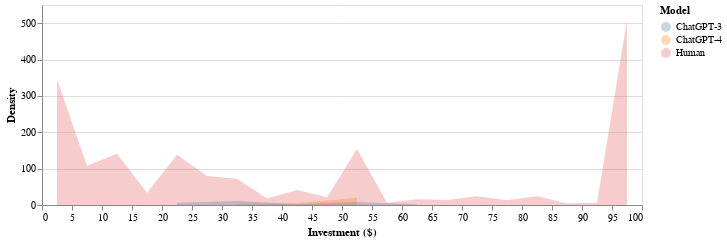

Here is the notebook cell this chart was saved with:
### Markdown cell above
### Trust Game

### Code cell
game_files = [file.split('.')[0] for file in os.listdir('data') if file.endswith('.csv')]
selected_game = 'trust_investment'  # Example, you can change this to any game file you have
binrange = (0, 100)
moves_1 = []
moves_2 = defaultdict(list)

# Load data for the selected game (5000 lines only)
df = load_data(selected_game, nrows=5000)

for _, record in df.iterrows():
    if int(record['Round']) > 1: continue

    if record['Role'] != 'first': continue
    if int(record['Round']) > 1: continue
    if record['move'] == 'None': continue
    if record['gameType'] != 'trust_investment': continue

    if record['Role'] == 'first':
        move = float(record['move'])
        if move < binrange[0] or \
            move > binrange[1]: continue
        moves_1.append(move)
    elif record['Role'] == 'second':
        inv, ret = eval(record['roundResult'])
        if ret < 0 or \
            ret > inv * 3: continue
        moves_2[inv].append(ret)
    else: continue

df_trust_1_human = choices_to_df(moves_1, 'Human')
df_trust_2_human = choices_to_df(moves_2[10], 'Human')
df_trust_3_human = choices_to_df(moves_2[50], 'Human')
df_trust_4_human = choices_to_df(moves_2[100], 'Human')



# Model Data
choices = [50.0, 50.0, 40.0, 30.0, 50.0, 50.0, 40.0, 50.0, 50.0, 50.0, 50.0, 50.0, 30.0, 30.0, 50.0, 50.0, 50.0, 40.0, 40.0, 50.0, 50.0, 50.0, 50.0, 40.0, 50.0, 50.0, 50.0, 50.0] 
df_trust_1_gpt4 = choices_to_df(choices, hue=str('ChatGPT-4'))

choices = [50.0, 50.0, 30.0, 30.0, 30.0, 60.0, 50.0, 40.0, 20.0, 20.0, 50.0, 40.0, 30.0, 20.0, 30.0, 20.0, 30.0, 60.0, 50.0, 30.0, 50.0, 20.0, 20.0, 30.0, 50.0, 30.0, 30.0, 50.0, 40.0] + [30]
df_trust_1_turbo = choices_to_df(choices, hue=str('ChatGPT-3'))

choices = [20.0, 20.0, 20.0, 20.0, 15.0, 15.0, 15.0, 20.0, 20.0, 20.0, 20.0, 20.0, 20.0, 15.0, 20.0, 20.0, 20.0, 20.0, 20.0, 15.0, 15.0, 20.0, 15.0, 15.0, 15.0, 15.0, 15.0, 20.0, 20.0, 15.0]
df_trust_2_gpt4 = choices_to_df(choices, hue=str('ChatGPT-4'))

choices = [20.0, 20.0, 20.0, 20.0, 20.0, 20.0, 15.0, 25.0, 30.0, 30.0, 20.0, 25.0, 30.0, 20.0, 20.0, 18.0] + [20, 20, 20, 25, 25, 25, 30]
df_trust_2_turbo = choices_to_df(choices, hue=str('ChatGPT-3'))

choices = [100.0, 75.0, 75.0, 75.0, 75.0, 75.0, 100.0, 75.0, 100.0, 100.0, 100.0, 100.0, 100.0, 100.0, 75.0, 100.0, 75.0, 75.0, 75.0, 100.0, 100.0, 100.0, 75.0, 100.0, 100.0, 100.0, 100.0, 75.0, 100.0, 75.0]
df_trust_3_gpt4 = choices_to_df(choices, hue=str('ChatGPT-4'))

choices = [150.0, 100.0, 150.0, 150.0, 50.0, 150.0, 100.0, 150.0, 100.0, 100.0, 100.0, 150.0] + [100, 100, 100, 100, 100, 100, 100, 100]
df_trust_3_turbo = choices_to_df(choices, hue=str('ChatGPT-3'))

choices = [200.0, 200.0, 150.0, 150.0, 150.0, 150.0, 150.0, 150.0, 150.0, 150.0, 150.0, 150.0, 150.0, 150.0, 150.0, 150.0, 150.0, 150.0, 200.0, 200.0, 150.0, 150.0, 150.0, 150.0, 150.0, 150.0, 150.0, 150.0, 150.0, 150.0]
df_trust_4_gpt4 = choices_to_df(choices, hue=str('ChatGPT-4'))

choices = [225.0, 225.0, 300.0, 300.0, 220.0, 300.0, 250.0] + [200, 200, 250, 200, 200]
df_trust_4_turbo = choices_to_df(choices, hue=str('ChatGPT-3'))

# Concatenate all three dataframes
alt_df = pd.concat([df_trust_1_human,
        df_trust_1_gpt4,
        df_trust_1_turbo])

# Altair plot for visualizing the distributions with interactivity
alt_chart = alt.Chart(alt_df).mark_area(opacity=0.3).encode(
    x=alt.X('choices:Q', bin=alt.Bin(maxbins=20), title='Investment ($)'),
    y=alt.Y('count():Q', stack=None, title='Density'),
    color=alt.Color('hue:N', title='Model')
).properties(
    width=600,
    height=200
).resolve_scale(
    y='independent'
).interactive()  # Add interactivity for zooming and panning

# Display Altair chart
alt_chart

### Figure 1 — Vega-Lite specification as saved in the notebook (floating-point values rounded to 4 significant figures; data arrays with more than 128 entries replaced by an {"elided": "..."} marker saying what was removed)
{"config": {"view": {"continuousWidth": 300, "continuousHeight": 300}}, "data": {"name": "data-4b8f3ffa17055b79e6d7ef39908d8fbd"}, "mark": {"type": "area", "opacity": 0.3}, "encoding": {"color": {"field": "hue", "title": "Model", "type": "nominal"}, "x": {"bin": {"maxbins": 20}, "field": "choices", "title": "Investment ($)", "type": "quantitative"}, "y": {"aggregate": "count", "stack": null, "title": "Density", "type": "quantitative"}}, "height": 200, "params": [{"name": "param_6", "select": {"type": "interval", "encodings": ["x", "y"]}, "bind": "scales"}], "resolve": {"scale": {"y": "independent"}}, "width": 600, "$schema": "https://vega.github.io/schema/vega-lite/v5.16.3.json", "datasets": {"data-4b8f3ffa17055b79e6d7ef39908d8fbd": {"elided": "1826 records"}}}
